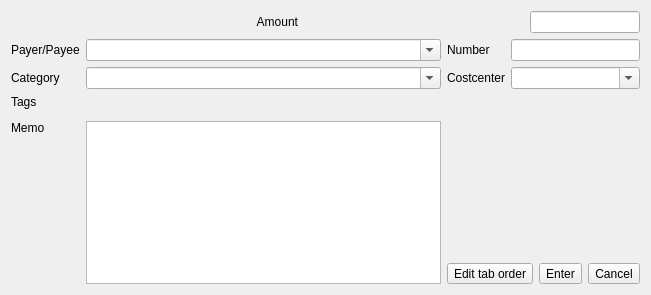
<?xml version="1.0" encoding="UTF-8"?>
<ui version="4.0">
 <class>NewSplitEditor</class>
 <widget class="QWidget" name="NewSplitEditor">
  <property name="geometry">
   <rect>
    <x>0</x>
    <y>0</y>
    <width>651</width>
    <height>295</height>
   </rect>
  </property>
  <layout class="QGridLayout" name="gridLayout" columnstretch="0,3,0,1">
   <item row="0" column="0" colspan="4">
    <layout class="QHBoxLayout" name="hl1" stretch="0,1,0,0">
     <item>
      <spacer name="hs2">
       <property name="orientation">
        <enum>Qt::Horizontal</enum>
       </property>
       <property name="sizeHint" stdset="0">
        <size>
         <width>40</width>
         <height>20</height>
        </size>
       </property>
      </spacer>
     </item>
     <item>
      <widget class="QLabel" name="amountLabel">
       <property name="text">
        <string>Amount</string>
       </property>
       <property name="alignment">
        <set>Qt::AlignRight|Qt::AlignTrailing|Qt::AlignVCenter</set>
       </property>
      </widget>
     </item>
     <item>
      <widget class="CreditDebitEdit" name="creditDebitEdit" native="true">
       <property name="minimumSize">
        <size>
         <width>220</width>
         <height>0</height>
        </size>
       </property>
       <property name="kmm_taborder" stdset="0">
        <bool>true</bool>
       </property>
      </widget>
     </item>
     <item>
      <widget class="AmountEdit" name="singleAmountEdit">
       <property name="minimumSize">
        <size>
         <width>110</width>
         <height>0</height>
        </size>
       </property>
       <property name="kmm_taborder" stdset="0">
        <bool>true</bool>
       </property>
      </widget>
     </item>
    </layout>
   </item>
   <item row="5" column="1" rowspan="4">
    <widget class="QPlainTextEdit" name="memoEdit">
     <property name="tabChangesFocus">
      <bool>true</bool>
     </property>
     <property name="kmm_taborder" stdset="0">
      <bool>true</bool>
     </property>
    </widget>
   </item>
   <item row="8" column="2" colspan="2">
    <layout class="QHBoxLayout" name="hl2">
     <item>
      <widget class="QToolButton" name="editTabOrderButton">
       <property name="text">
        <string>Edit tab order</string>
       </property>
      </widget>
     </item>
     <item>
      <spacer name="hs3">
       <property name="orientation">
        <enum>Qt::Horizontal</enum>
       </property>
       <property name="sizeHint" stdset="0">
        <size>
         <width>17</width>
         <height>20</height>
        </size>
       </property>
      </spacer>
     </item>
     <item>
      <widget class="QToolButton" name="enterButton">
       <property name="text">
        <string>Enter</string>
       </property>
       <property name="toolButtonStyle">
        <enum>Qt::ToolButtonTextBesideIcon</enum>
       </property>
       <property name="kmm_taborder" stdset="0">
        <bool>true</bool>
       </property>
      </widget>
     </item>
     <item>
      <widget class="QToolButton" name="cancelButton">
       <property name="text">
        <string>Cancel</string>
       </property>
       <property name="toolButtonStyle">
        <enum>Qt::ToolButtonTextBesideIcon</enum>
       </property>
       <property name="kmm_taborder" stdset="0">
        <bool>true</bool>
       </property>
      </widget>
     </item>
    </layout>
   </item>
   <item row="3" column="0">
    <widget class="QLabel" name="tagsLabel">
     <property name="text">
      <string>Tags</string>
     </property>
    </widget>
   </item>
   <item row="1" column="1">
    <widget class="QComboBox" name="payeeEdit">
     <property name="editable">
      <bool>true</bool>
     </property>
     <property name="insertPolicy">
      <enum>QComboBox::InsertAfterCurrent</enum>
     </property>
     <property name="kmm_taborder" stdset="0">
      <bool>true</bool>
     </property>
    </widget>
   </item>
   <item row="1" column="2">
    <widget class="QLabel" name="numberLabel">
     <property name="text">
      <string>Number</string>
     </property>
    </widget>
   </item>
   <item row="1" column="0">
    <widget class="QLabel" name="payToLabel">
     <property name="text">
      <string>Payer/Payee</string>
     </property>
    </widget>
   </item>
   <item row="2" column="1">
    <widget class="KMyMoneyAccountCombo" name="accountCombo">
     <property name="editable">
      <bool>true</bool>
     </property>
     <property name="iconSize">
      <size>
       <width>0</width>
       <height>0</height>
      </size>
     </property>
     <property name="kmm_taborder" stdset="0">
      <bool>true</bool>
     </property>
    </widget>
   </item>
   <item row="2" column="0">
    <widget class="QLabel" name="categoryLabel">
     <property name="text">
      <string>Category</string>
     </property>
    </widget>
   </item>
   <item row="2" column="2">
    <widget class="QLabel" name="costCenterLabel">
     <property name="text">
      <string>Costcenter</string>
     </property>
    </widget>
   </item>
   <item row="1" column="3">
    <widget class="QLineEdit" name="numberEdit">
     <property name="kmm_taborder" stdset="0">
      <bool>true</bool>
     </property>
    </widget>
   </item>
   <item row="2" column="3">
    <widget class="QComboBox" name="costCenterCombo">
     <property name="editable">
      <bool>true</bool>
     </property>
     <property name="kmm_taborder" stdset="0">
      <bool>true</bool>
     </property>
    </widget>
   </item>
   <item row="5" column="0">
    <widget class="QLabel" name="memoLabel">
     <property name="text">
      <string>Memo</string>
     </property>
     <property name="alignment">
      <set>Qt::AlignLeading|Qt::AlignLeft|Qt::AlignTop</set>
     </property>
    </widget>
   </item>
   <item row="3" column="1" rowspan="2">
    <widget class="KTagContainer" name="tagContainer">
     <property name="focusPolicy">
      <enum>Qt::WheelFocus</enum>
     </property>
     <property name="kmm_taborder" stdset="0">
      <bool>true</bool>
     </property>
    </widget>
   </item>
   <item row="7" column="2">
    <spacer name="verticalSpacer">
     <property name="orientation">
      <enum>Qt::Vertical</enum>
     </property>
     <property name="sizeHint" stdset="0">
      <size>
       <width>20</width>
       <height>40</height>
      </size>
     </property>
    </spacer>
   </item>
  </layout>
 </widget>
 <customwidgets>
  <customwidget>
   <class>KMyMoneyAccountCombo</class>
   <extends>QComboBox</extends>
   <header>kmymoneyaccountcombo.h</header>
  </customwidget>
  <customwidget>
   <class>KTagContainer</class>
   <extends>QFrame</extends>
   <header>ktagcontainer.h</header>
   <container>1</container>
  </customwidget>
  <customwidget>
   <class>CreditDebitEdit</class>
   <extends>QWidget</extends>
   <header>creditdebitedit.h</header>
   <container>1</container>
  </customwidget>
  <customwidget>
   <class>AmountEdit</class>
   <extends>QLineEdit</extends>
   <header>amountedit.h</header>
  </customwidget>
 </customwidgets>
 <tabstops>
  <tabstop>payeeEdit</tabstop>
  <tabstop>numberEdit</tabstop>
  <tabstop>accountCombo</tabstop>
  <tabstop>costCenterCombo</tabstop>
  <tabstop>memoEdit</tabstop>
  <tabstop>enterButton</tabstop>
  <tabstop>cancelButton</tabstop>
 </tabstops>
 <resources/>
 <connections/>
</ui>
